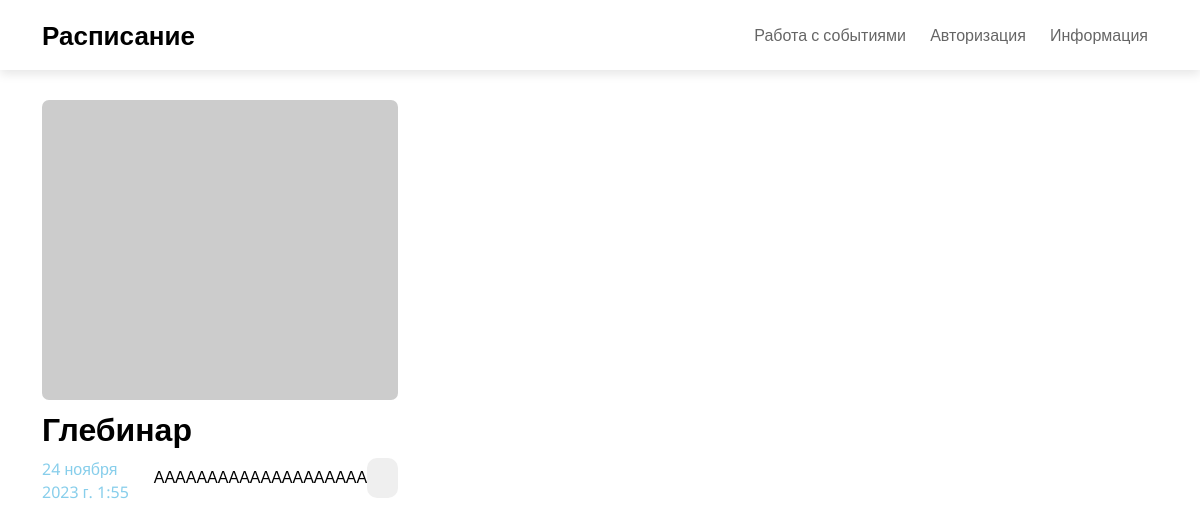
Before: / with the older database file.
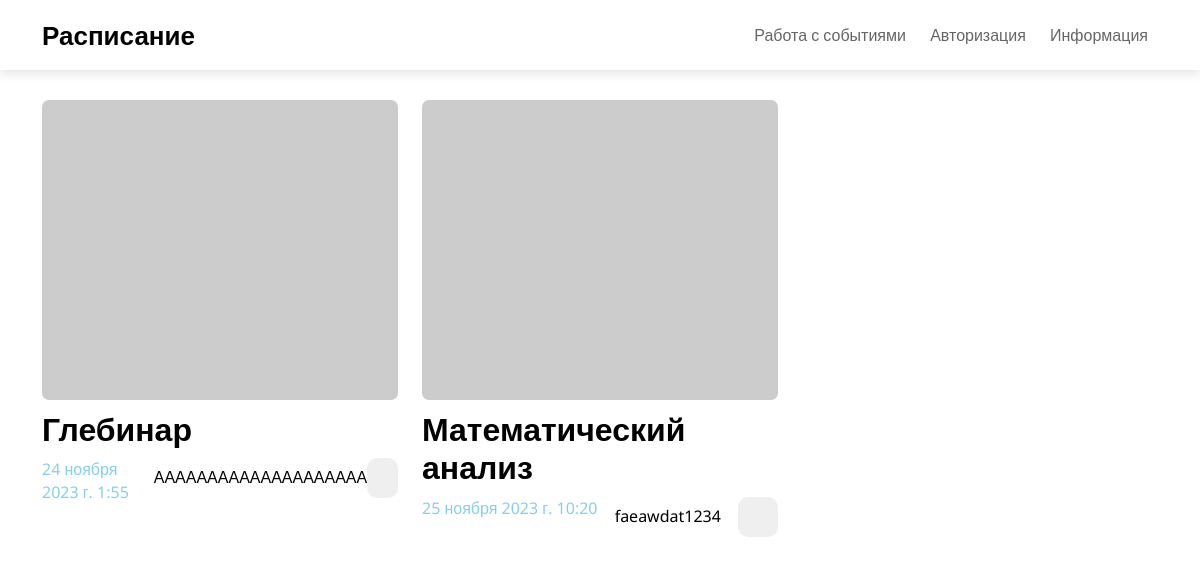
After: the same page with the newer database file.
### app1/models.py (models this page shows)
class StudySession(models.Model):
    group = models.CharField(max_length=10)
    title = models.CharField(max_length=255)
    short_title = models.CharField(default="ПРДМТ",max_length=10, blank=True, null=True)
    session_type = models.PositiveSmallIntegerField(default=0, blank=True, null=True)
    subgroup = models.PositiveSmallIntegerField(default=0, blank=True, null=True)
    comment = models.TextField(default="Здесь могла быть ваша заметка", blank=True, null=True)
    time_start = models.DateTimeField()
    time_end = models.DateTimeField()

### app1/views.py (the view)
# urls.py: path('', index),
def index(request):
    studysession = StudySession.objects.all()
    return render(request, "html/index.html", {"studysession": studysession})

### app1/templates/html/index.html (shortened to what this page needs)
<!DOCTYPE html>
{% load static %}
<html lang="ru">
<head>
	<link rel="stylesheet" href="/static/styles/bootstrap-reboot.min.css">
	<link rel="stylesheet" href="/static/styles/bootstrap-grid.min.css">
	<link rel="stylesheet" href="/static/styles/styles.css">
</head>
<body>
	<nav class="navbar">
		<div class="container">
			<a href="index.html" class="navbar-brand">Расписание</a>
			<ul class="navbar-menu">
				<li><a href="index_addDel.html">Работа с событиями</a></li>
				<li><a href="index_info.html">Авторизация</a></li>
				<li><a href="index_info.html">Информация</a></li>
			</ul>
		</div>
	</nav>
	<div class="container">
		<div class="row">
		 {% for lesson in studysession %}
			<div class="col-md-4">
				<div class="new">
					<div class = "image">
						<img src = "http://placehold.it/300x400" alt ="">
					</div>
					<div class="info">
						<h3>{{ lesson.title }}</h3>
						<div class="info-description">
							<span class="time">{{ lesson.time_start }}</span>
							<span class="description">{{ lesson.comment }}</span>
							<button class="go-to-new"></button>
						</div>
					</div>
				</div>
			</div>
			{% endfor %}
		</div>
	</div>
</body>
</html>

Changed rows visible on the page:
added StudySession: title "Математический анализ", time_start "25 ноября 2023 г. 10:20", comment "faeawdat1234"
